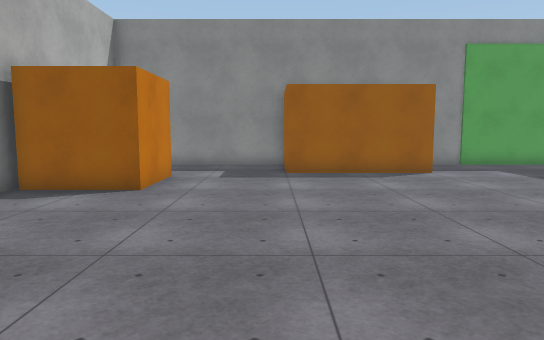
view 1 (above)

15 first-person views from a walk through a Unity game level. The camera is 1.5 m above the floor, tilts 6° down and sees 70° across. The floor is counted in squares, 1 m on a side. Each view is taken from the middle of a square. On the plan, view 1 faces up. The plan holds only what a view shows up to about 17 squares ahead; the rest is blank. Surface patterns are stand-ins for the level's own textures.

view 2
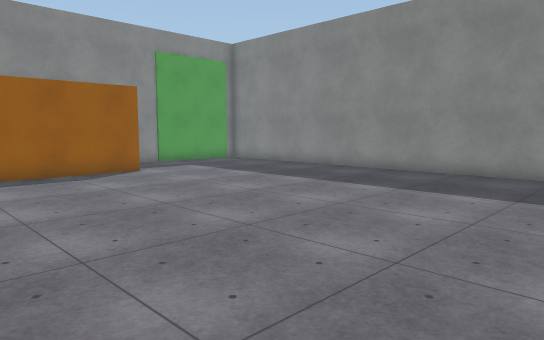

view 3
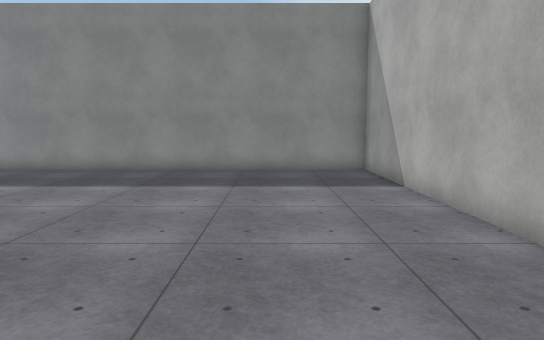

view 4
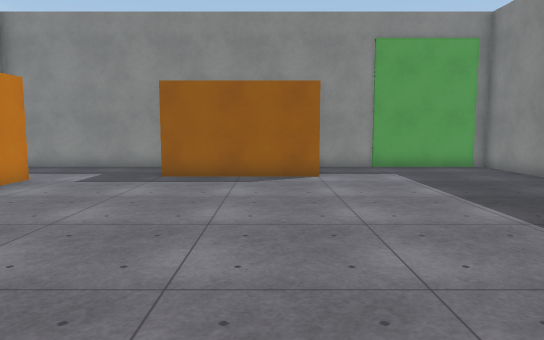

view 5
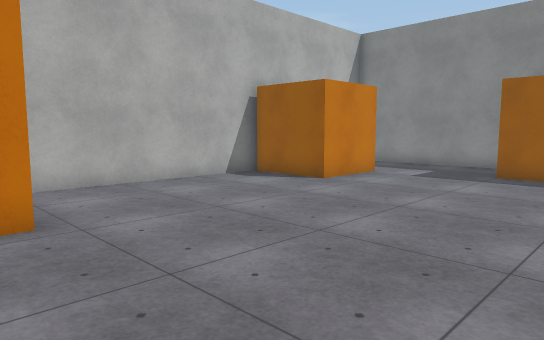

view 6
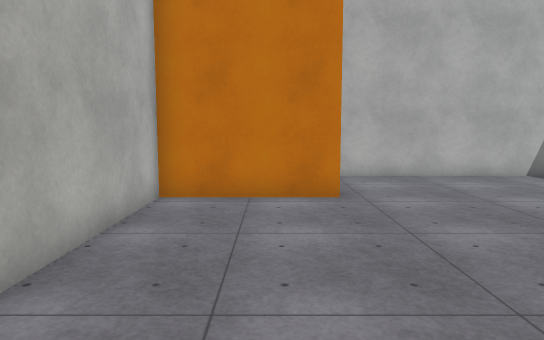

view 7
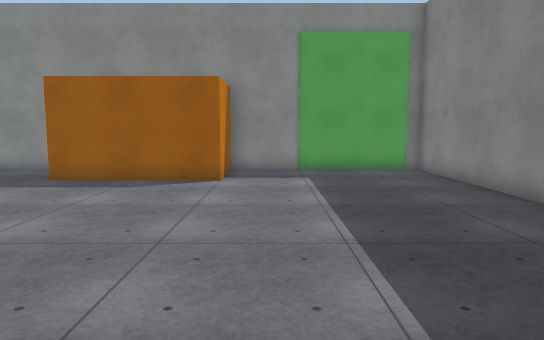

view 8
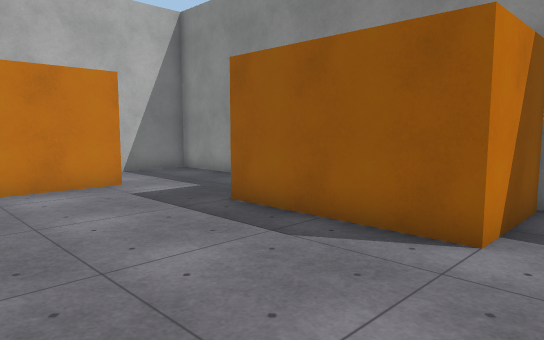

view 9
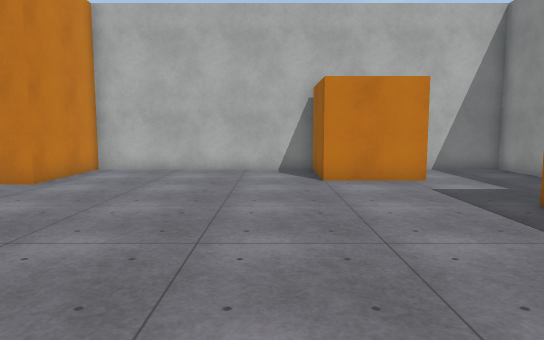

view 10
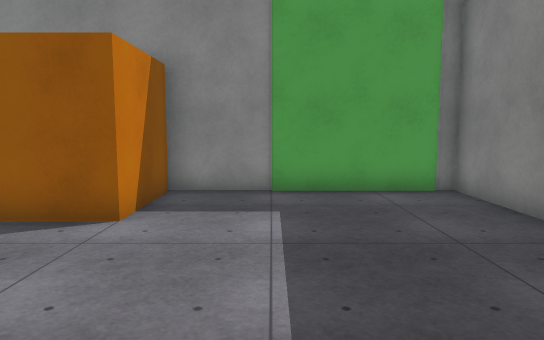

view 11
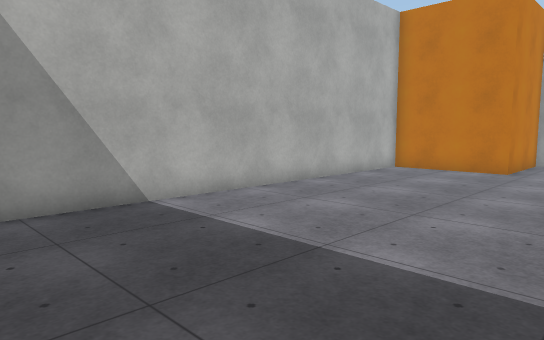

view 12
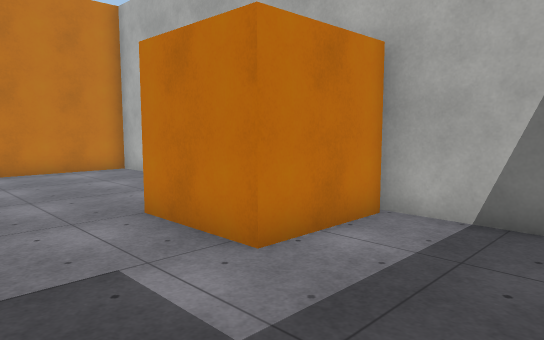

view 13
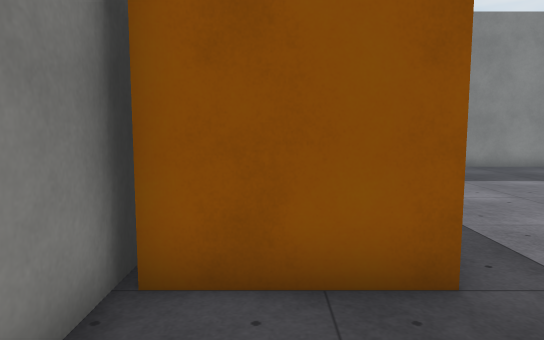

view 14
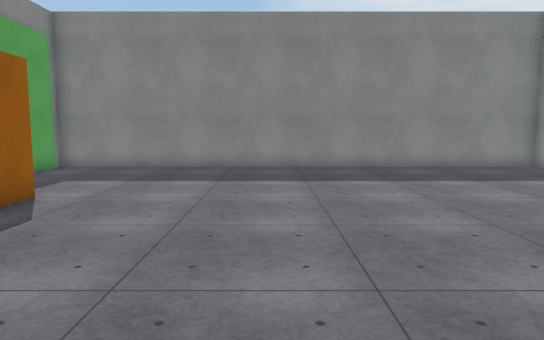

view 15
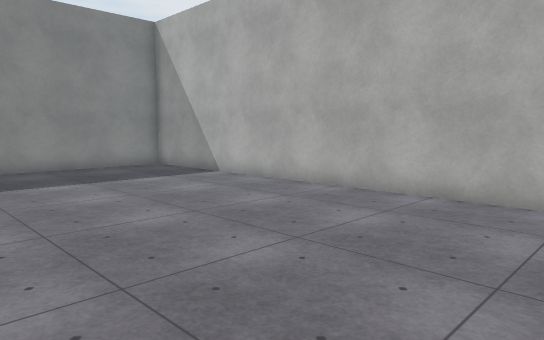

### Floor plan
Points are (right, up) in squares from view 1. A wall is a line through its corners. A room is listed if a view was taken in it or the views show most of it. See-through windows are left out.
Room 1 (views 1, 2, 3, 4, 5, 6, 7, 8, 9, 10, 11, 12, 13, 14, 15)
walls: (1.2, 16.5) (-6.5, 16.5) (-6.5, 12.2); (-6.5, 10) (-6.5, 1.5) (-2.5, 1.5) (-2.5, -2.5) (12.5, -2.5) (12.5, 16.5) (5.5, 16.5) (5.5, 13.3) (0.5, 13.3) (0.5, 16.2); (-6.4, 12.5) (-3.2, 12.5) (-3.2, 9.5) (-6.2, 9.5)

Positions as (right, up) in squares from view 1, and headings:
1: (0, 0), facing up
2: (-1, 0), facing up-right
3: (-2, 1), facing right
4: (4, 1), facing up
5: (4, 0), facing up-left
6: (6, 0), facing left
7: (7, 2), facing up
8: (7, 8), facing up-left
9: (8, 8), facing left
10: (8, 7), facing up
11: (12, 5), facing down-left
12: (0, 16), facing down-left
13: (-3, 15), facing right
14: (-3, 8), facing right
15: (-3, 6), facing down-right
